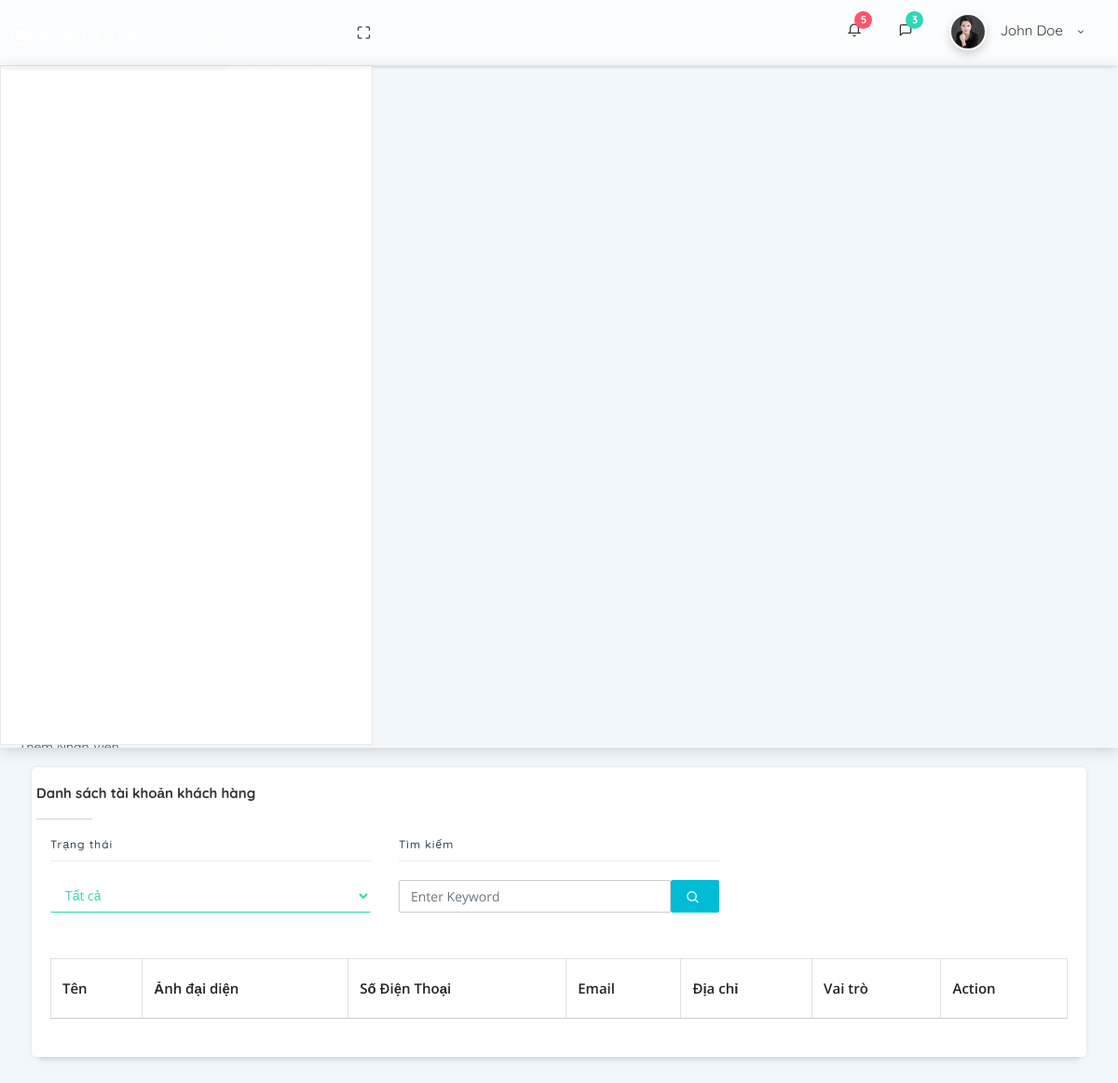
/admin/users/customer, run on an earlier commit of the app's database.
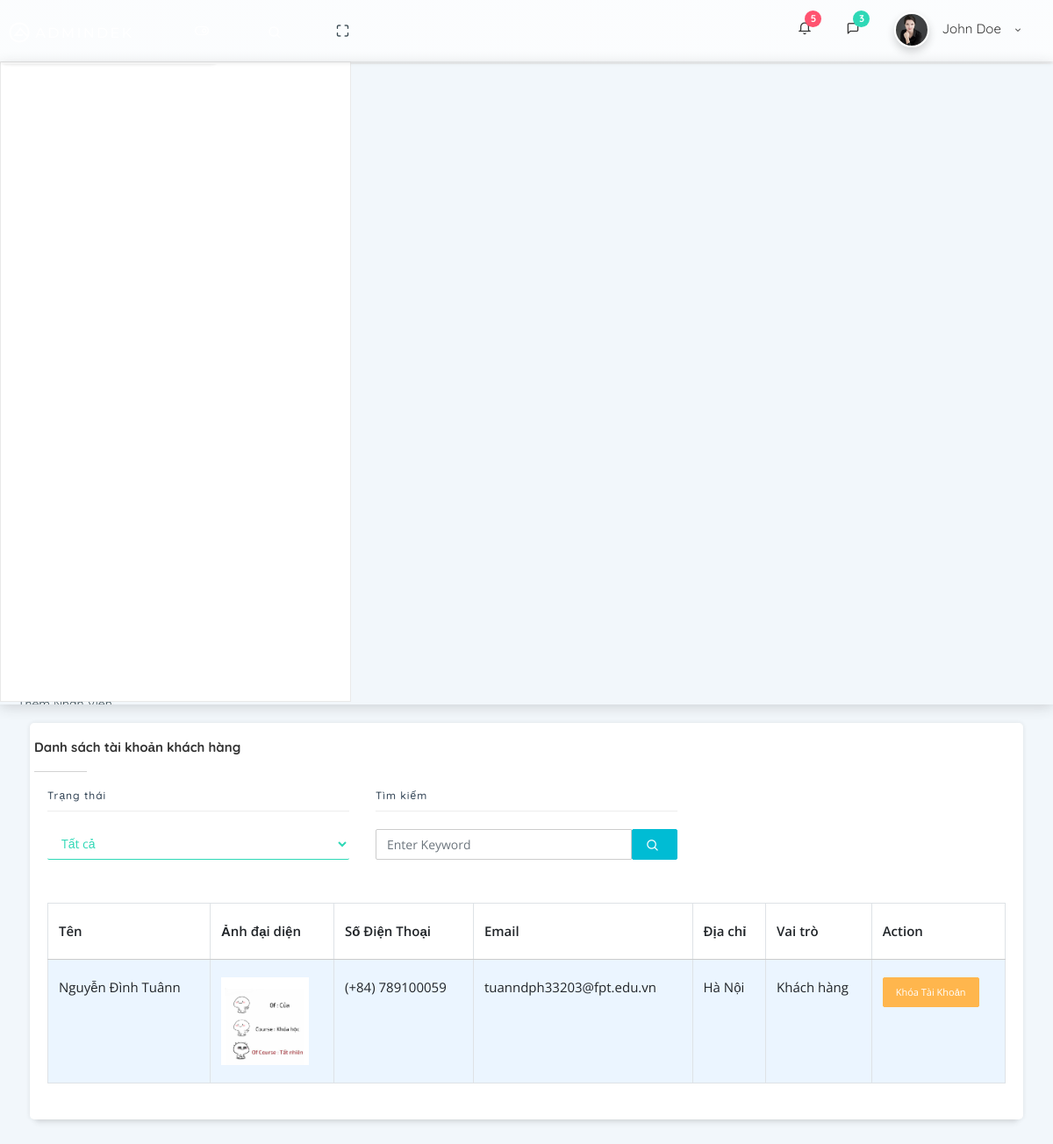
And on a later commit of the database.
### tables this page shows
CREATE TABLE `user` (
  `user_id` int NOT NULL,
  `avatar` varchar(255) NOT NULL,
  `username` varchar(200) NOT NULL,
  `phone` varchar(20) NOT NULL,
  `email` varchar(200) NOT NULL DEFAULT '0',
  `password` varchar(255) NOT NULL DEFAULT '0',
  `birth_day` date NOT NULL,
  `address` text NOT NULL,
  `sex_id` int NOT NULL,
  `role_id` int NOT NULL,
  `status_id` int NOT NULL
);

CREATE TABLE `role` (
  `role_id` int NOT NULL,
  `role_name` varchar(255) NOT NULL
);

### src/Controller.php (called while the page is built, shortened)
<?php
class Controller {
    protected function renderAdmin($view, $data = []) {
        include "Views/admin/master.php";
    }
}

### src/Controllers/Admin/UserController.php (called while the page is built, shortened)
<?php
class UserController extends Controller
{
    public function customer()
    {
        $status = (new StatusUser())->all("status_user_id");
        $columns = [
            "role" => ['role_name', 'role_id']
        ];
        $where = [];
        $groupByColumn = "user_id";
        $users = (new User())->getAll($columns, $where, $groupByColumn);
        $this->renderAdmin(
            "users/listCustomer",
            [
                "users" => $users,
                "status" => $status
            ]
        );
    }
}

### index.php (called while the page is built, shortened)
<?php
require 'routes.php';
$uri = $_SERVER['REQUEST_URI'];
$router->dispatch($uri);

### src/Model.php (called while the page is built, shortened)
<?php
class Model
{
    protected $conn;
    protected $table;
    public function __construct()
    {
        try {
            $host = DB_HOST;
            $dbname = DB_DATABASE;
            $username = DB_USERNAME;
            $password = DB_PASSWORD;
            $this->conn = new \PDO("mysql:host=$host;dbname=$dbname", $username, $password);
            $this->conn->setAttribute(\PDO::ATTR_ERRMODE, \PDO::ERRMODE_EXCEPTION);
        } catch (\PDOException $e) {
            die($e->getMessage());
        }
    }
    public function getAll($columns, $where, $groupByColumn)
    {
        $joinStatements = [];
        foreach ($columns as $table => $columnArr) {
            $joinStatements[] = "INNER JOIN `{$table}` ON `{$this->table}`.`{$table}_id` = `{$table}`.`{$table}_id`";
        }
        $sql = "SELECT * FROM `{$this->table}`
    " . implode(' ', $joinStatements);
        $sql .= " GROUP BY `{$this->table}`.`{$groupByColumn}`";
        $stmt = $this->conn->prepare($sql);
        $stmt->execute();
        $stmt->setFetchMode(\PDO::FETCH_ASSOC);
        return $stmt->fetchAll();
    }
    public function __destruct()
    {
        $this->conn = null;
    }
}

### src/Views/admin/users/listCustomer.php (the view, shortened to what the rows shown need)
<div class="pcoded-content">
    <div class="pcoded-inner-content">
        <div class="main-body">
            <div class="page-wrapper">
                <div class="page-body">
                    <div class="card">
                        <div class="card-block">
                            <div class="dt-responsive table-responsive">
                                <table id="base-style" class="table table-striped table-bordered nowrap">
                                    <thead>
                                        <tr>
                                            <th>Tên</th>
                                            <th>Ảnh đại diện</th>
                                            <th>Số Điện Thoại</th>
                                            <th>Email</th>
                                            <th>Địa chỉ</th>
                                            <th>Vai trò</th>
                                            <th>Action</th>
                                        </tr>
                                    </thead>
                                    <tbody>
                                        <?php foreach ($users as $user) : ?>
                                            <tr>
                                                <td><?= $user['username'] ?></td>
                                                <td><img src="/assets/img/avatar/<?= $user['avatar'] ?>" width="100px" - height="100px" alt=""></td>
                                                <td><?= $user['phone'] ?></td>
                                                <td><?= $user['email'] ?></td>
                                                <td><?= $user['address'] ?></td>
                                                <td><?= $user['role_name'] ?></td>
                                                <td>
                                                    <?php if ($user['status_id'] == 1) { ?>
                                                        <a href="/admin/users/lock?id=<?= $user['user_id'] ?>" onclick="return confirm('Bạn có chắc chắn muốn khóa?');" class="btn btn-warning btn-sm mb-4">Khóa tài khoản</a>
                                                    <?php } else { ?>
                                                        <a href="/admin/users/active?id=<?= $user['user_id'] ?>" onclick="return confirm('Bạn có chắc chắn muốn mở khóa?');" class="btn btn-warning btn-sm mb-4">Mở khóa tài khoản</a>
                                                    <?php } ?>
                                                    <br>
                                                </td>
                                            </tr>
                                        <?php endforeach; ?>
                                    </tbody>
                                </table>
                            </div>
                        </div>
                    </div>
                </div>
            </div>
        </div>
    </div>
</div>

What changed in the data, as far as the page shows it:
added user: username "Nguyễn Đình Tuânn", avatar (picture), phone "(+84) 789100059", email "tuanndph33203@fpt.edu.vn", address "Hà Nội", role.role_name "Khách hàng"
